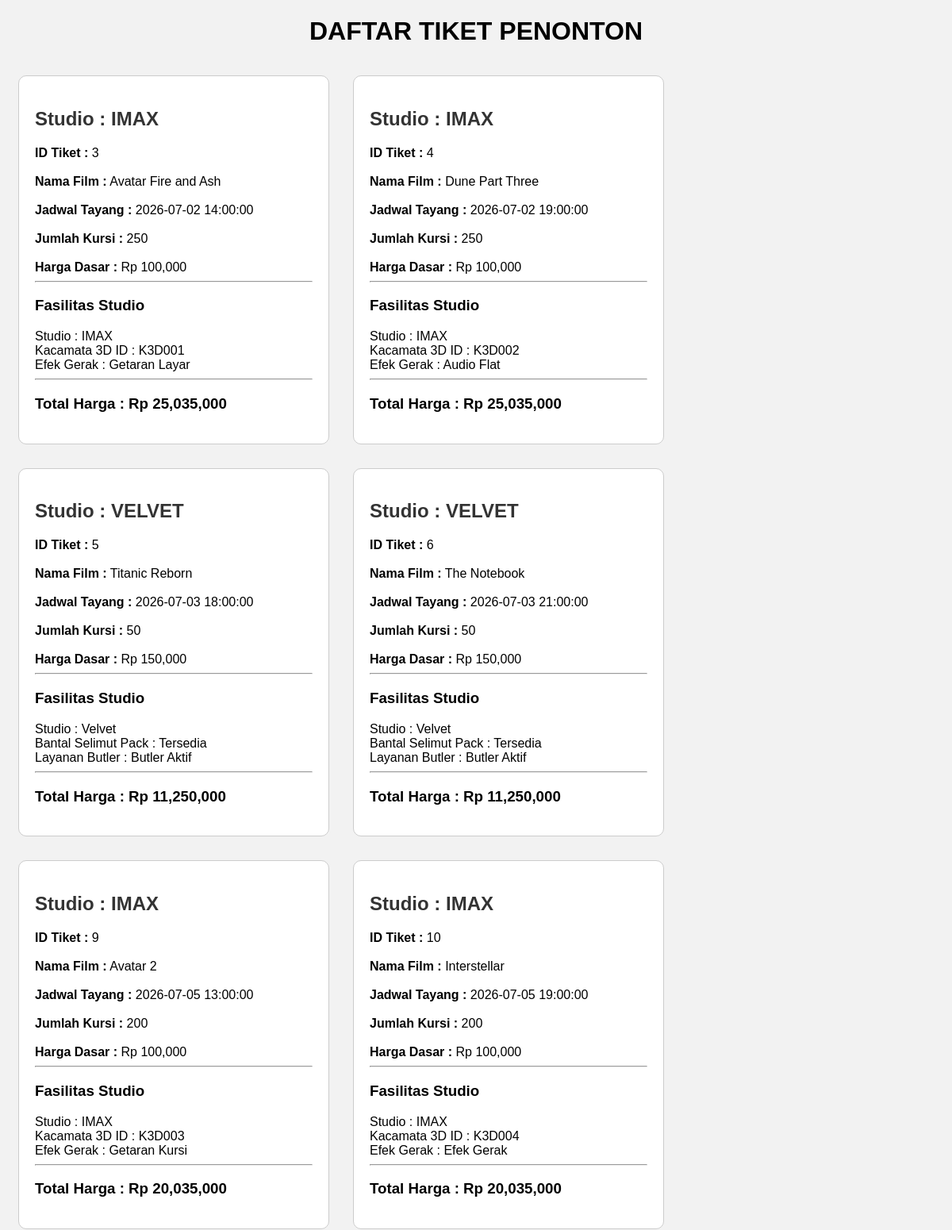
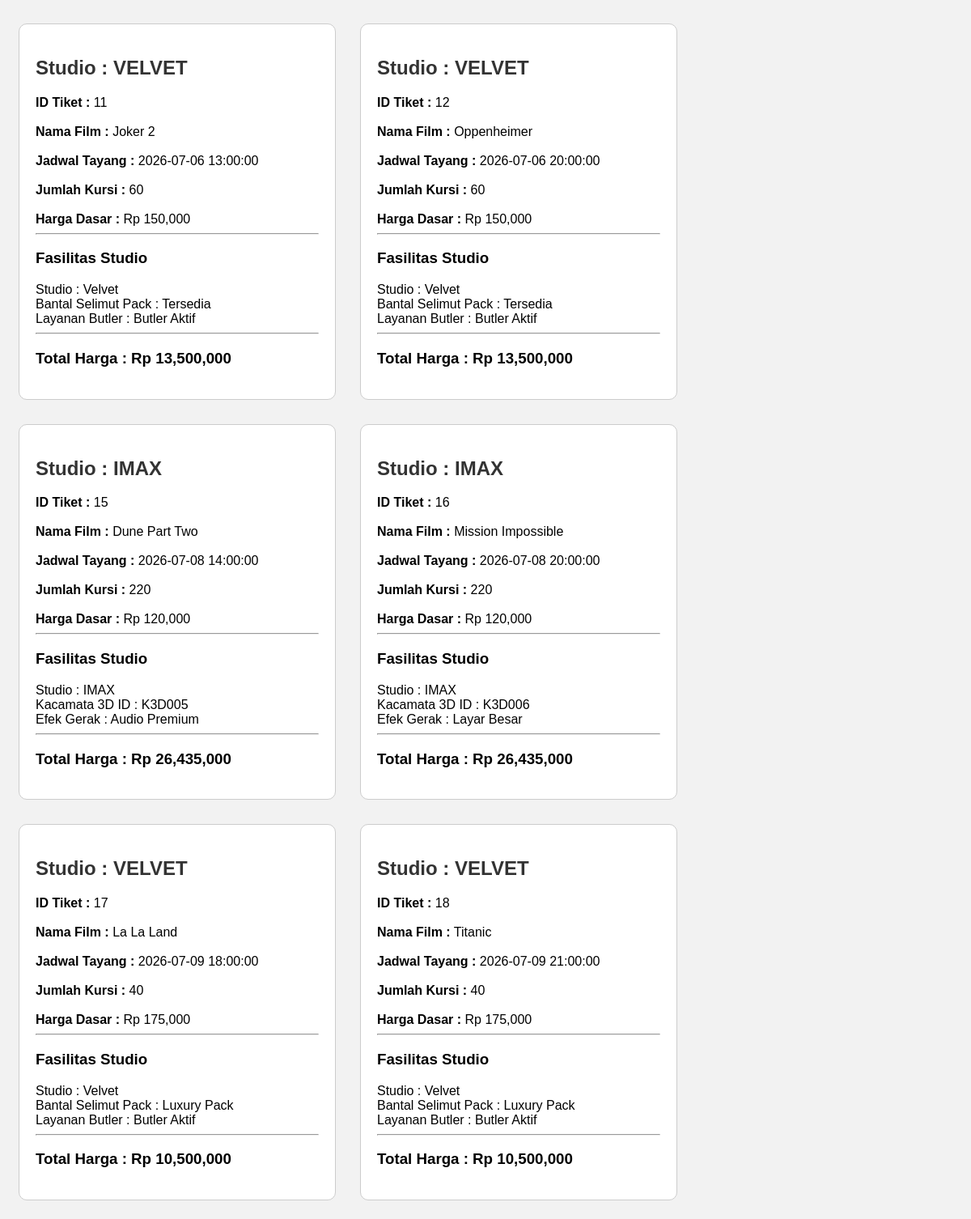
The page /View_Tiket.php on the database its author committed (2 pictures, top to bottom).
### tables this page shows
CREATE TABLE `tabel_tiket` (
  `id_tiket` int NOT NULL,
  `nama_film` varchar(100) DEFAULT NULL,
  `jadwal_tayang` datetime DEFAULT NULL,
  `jumlah_kursi` int DEFAULT NULL,
  `harga_dasar_tiket` decimal(10,2) DEFAULT NULL,
  `jenis_studio` enum('REGULAR','IMAX','VELVET') DEFAULT NULL,
  `tipe_audio` varchar(50) DEFAULT NULL,
  `lokasi_baris` varchar(20) DEFAULT NULL,
  `kacamata_3d_id` varchar(50) DEFAULT NULL,
  `efek_gerak_fitur` varchar(100) DEFAULT NULL,
  `bantal_selimut_pack` varchar(100) DEFAULT NULL,
  `layanan_butler` varchar(100) DEFAULT NULL
);

### Tiket.php (called while the page is built, shortened)
<?php
abstract class Tiket{
public function __construct($data){
$this->jumlah_kursi = $data['jumlah_kursi'];
$this->hargaDasarTiket = $data['harga_dasar_tiket'];
}
}
?>

### View_Tiket.php (the view, shortened to what this page needs)
<?php
require_once "TiketIMAX.php";
require_once "TiketVelvet.php";
$db = new Database();
$koneksi = $db->getKoneksi();
$query = "SELECT * FROM tabel_tiket";
$result = mysqli_query($koneksi, $query);
?>
<!DOCTYPE html>
<html>
<head>
</head>
<body>
<h1>DAFTAR TIKET PENONTON</h1>
<div class="container">
<?php
while($data = mysqli_fetch_assoc($result)){
    if($data['jenis_studio']=="REGULER"){
        $tiket = new TiketReguler($data);
    }
    elseif($data['jenis_studio']=="IMAX"){
        $tiket = new TiketIMAX($data);
    }
    elseif($data['jenis_studio']=="VELVET"){
        $tiket = new TiketVelvet($data);
    }
    else{
        continue;
    }
?>
<div class="card">
<h2>
Studio :
<?= $data['jenis_studio']; ?>
</h2>
<b>ID Tiket :</b>
<?= $data['id_tiket']; ?>
<br><br>
<b>Nama Film :</b>
<?= $data['nama_film']; ?>
<br><br>
<b>Jadwal Tayang :</b>
<?= $data['jadwal_tayang']; ?>
<br><br>
<b>Jumlah Kursi :</b>
<?= $data['jumlah_kursi']; ?>
<br><br>
<b>Harga Dasar :</b>
Rp <?= number_format($data['harga_dasar_tiket']); ?>
<hr>
<h3>Fasilitas Studio</h3>
<?php
echo $tiket->tampilkanInfoFasilitas();
?>
<hr>
<h3>
Total Harga :
Rp
<?= number_format($tiket->hitungTotalHarga()); ?>
</h3>
</div>
<?php
}
?>
</div>
</body>
</html>

### TiketImax.php (shortened to what this page needs)
<?php
require_once "Tiket.php";
class TiketIMAX extends Tiket{
private $kacamata3dId;
private $efekGerakFitur;
public function __construct($data){
$this->kacamata3dId = $data['kacamata_3d_id'] ?? "Tidak tersedia";
$this->efekGerakFitur = $data['efek_gerak_fitur'] ?? "Tidak tersedia";
}
public function hitungTotalHarga(){
return
($this->jumlah_kursi * $this->hargaDasarTiket) + 35000;
}
public function tampilkanInfoFasilitas(){
return "
Studio : IMAX <br>
Kacamata 3D ID : $this->kacamata3dId <br>
Efek Gerak : $this->efekGerakFitur
";
}
}
?>

### TiketVelvet.php (shortened to what this page needs)
<?php
require_once "Tiket.php";
class TiketVelvet extends Tiket{
private $bantalSelimutPack;
private $layananButler;
public function __construct($data){
$this->bantalSelimutPack = $data['bantal_selimut_pack'] ?? "Tidak tersedia";
$this->layananButler = $data['layanan_butler'] ?? "Tidak tersedia";
}
public function hitungTotalHarga(){
return ($this->jumlah_kursi * $this->hargaDasarTiket) * 1.5;
}
public function tampilkanInfoFasilitas(){
return "
Studio : Velvet <br>
Bantal Selimut Pack : $this->bantalSelimutPack <br>
Layanan Butler : $this->layananButler
";
}
}
?>

### View_Tiket.php (style rules this page uses)
body { font-family: Arial; background:#f2f2f2; }
.container { display:flex; flex-wrap:wrap; }
.card { background:white; border:1px solid #ccc; border-radius:10px; padding:20px; margin:15px; width:350px; }
h1 { text-align:center; }
h2 { color:#333; }

### rows shown on the page
tabel_tiket: jenis_studio "IMAX", id_tiket "3", nama_film "Avatar Fire and Ash", jadwal_tayang "2026-07-02 14:00:00", jumlah_kursi "250", harga_dasar_tiket "100,000", kacamata_3d "K3D001", efek_gerak_fitur "Getaran Layar", $tiket->hitungTotalHarga() "25,035,000"
tabel_tiket: jenis_studio "IMAX", id_tiket "4", nama_film "Dune Part Three", jadwal_tayang "2026-07-02 19:00:00", jumlah_kursi "250", harga_dasar_tiket "100,000", kacamata_3d "K3D002", efek_gerak_fitur "Audio Flat", $tiket->hitungTotalHarga() "25,035,000"
tabel_tiket: jenis_studio "VELVET", id_tiket "5", nama_film "Titanic Reborn", jadwal_tayang "2026-07-03 18:00:00", jumlah_kursi "50", harga_dasar_tiket "150,000", bantal_selimut_pack "Tersedia", layanan_butler "Butler Aktif", $tiket->hitungTotalHarga() "11,250,000"
tabel_tiket: jenis_studio "VELVET", id_tiket "6", nama_film "The Notebook", jadwal_tayang "2026-07-03 21:00:00", jumlah_kursi "50", harga_dasar_tiket "150,000", bantal_selimut_pack "Tersedia", layanan_butler "Butler Aktif", $tiket->hitungTotalHarga() "11,250,000"
tabel_tiket: jenis_studio "IMAX", id_tiket "9", nama_film "Avatar 2", jadwal_tayang "2026-07-05 13:00:00", jumlah_kursi "200", harga_dasar_tiket "100,000", kacamata_3d "K3D003", efek_gerak_fitur "Getaran Kursi", $tiket->hitungTotalHarga() "20,035,000"
tabel_tiket: jenis_studio "IMAX", id_tiket "10", nama_film "Interstellar", jadwal_tayang "2026-07-05 19:00:00", jumlah_kursi "200", harga_dasar_tiket "100,000", kacamata_3d "K3D004", efek_gerak_fitur "Efek Gerak", $tiket->hitungTotalHarga() "20,035,000"
tabel_tiket: jenis_studio "VELVET", id_tiket "11", nama_film "Joker 2", jadwal_tayang "2026-07-06 13:00:00", jumlah_kursi "60", harga_dasar_tiket "150,000", bantal_selimut_pack "Tersedia", layanan_butler "Butler Aktif", $tiket->hitungTotalHarga() "13,500,000"
tabel_tiket: jenis_studio "VELVET", id_tiket "12", nama_film "Oppenheimer", jadwal_tayang "2026-07-06 20:00:00", jumlah_kursi "60", harga_dasar_tiket "150,000", bantal_selimut_pack "Tersedia", layanan_butler "Butler Aktif", $tiket->hitungTotalHarga() "13,500,000"
tabel_tiket: jenis_studio "IMAX", id_tiket "15", nama_film "Dune Part Two", jadwal_tayang "2026-07-08 14:00:00", jumlah_kursi "220", harga_dasar_tiket "120,000", kacamata_3d "K3D005", efek_gerak_fitur "Audio Premium", $tiket->hitungTotalHarga() "26,435,000"
tabel_tiket: jenis_studio "IMAX", id_tiket "16", nama_film "Mission Impossible", jadwal_tayang "2026-07-08 20:00:00", jumlah_kursi "220", harga_dasar_tiket "120,000", kacamata_3d "K3D006", efek_gerak_fitur "Layar Besar", $tiket->hitungTotalHarga() "26,435,000"
tabel_tiket: jenis_studio "VELVET", id_tiket "17", nama_film "La La Land", jadwal_tayang "2026-07-09 18:00:00", jumlah_kursi "40", harga_dasar_tiket "175,000", bantal_selimut_pack "Luxury Pack", layanan_butler "Butler Aktif", $tiket->hitungTotalHarga() "10,500,000"
tabel_tiket: jenis_studio "VELVET", id_tiket "18", nama_film "Titanic", jadwal_tayang "2026-07-09 21:00:00", jumlah_kursi "40", harga_dasar_tiket "175,000", bantal_selimut_pack "Luxury Pack", layanan_butler "Butler Aktif", $tiket->hitungTotalHarga() "10,500,000"
